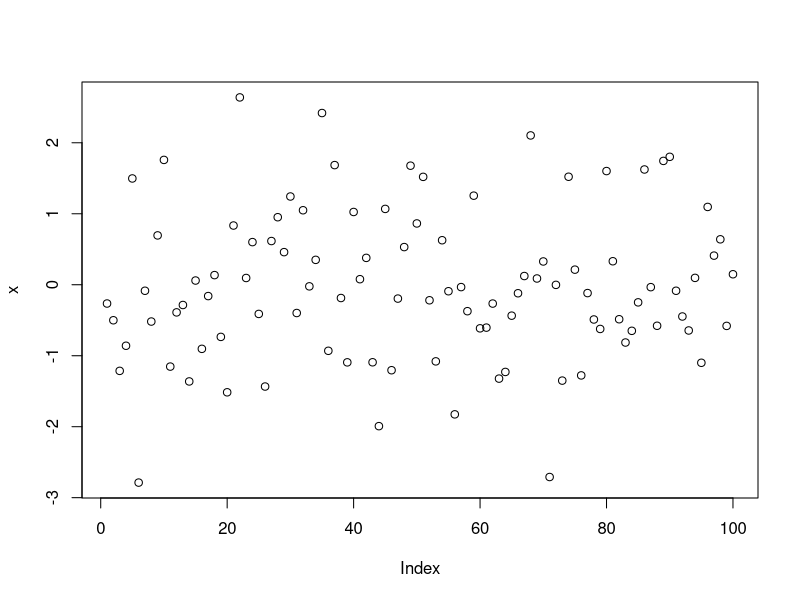

Generate this figure with R: (Note: this script raises an error after producing the figure.)
## ---- chunk 1
10^2 + 26
## ---- chunk 2
a <- 4
a
## ---- chunk 3
a*5
## ---- chunk 4
a
## ---- chunk 5
a <- a + 10
a
## ---- chunk 6
rm(list=ls())
## ---- chunk 7
b=c(3,4,5)
b
## ---- chunk 8
(3+4+5)/3
## ---- chunk 9
mean(x=b)
## ---- chunk 10
mean(b)
## ---- chunk 11
# rnorm() is a base function that creates random samples from a random distribution

x <- rnorm(100)

# plot() is a base function that charts

plot(x)
## ---- chunk 12
j <- c(1,2,NA)
## ---- chunk 13
max(j)

## ---- chunk 14
max(j, na.rm=T)
## ---- chunk 15
sum(j)
# compared to
sum(j, na.rm=T)
## ---- chunk 16
m <- "apples"
m
## ---- chunk 17
n <- pears
## ---- chunk 18
m + 2
## ---- chunk 19
date1 <- strptime(c("20100225230000", "20100226000000", "20100226010000"), format="%Y%m%d%H%M%S")
date1
## ---- chunk 20
# If you don't currently have the lubridate package installed, uncomment the line below and run it

# install.packages("lubridate")

library(lubridate)

date1 <- ymd_hms(c("20100225230000", "20100226000000", "20100226010000"))
## ---- chunk 21
sample_df <- data.frame(id=c(1001,1002,1003,1004), name=c("Steve", "Pam", "Jim", "Dwight"), age=c(26, 65, 15, 7), race=c("White", "Black", "White", "Hispanic"))
sample_df$race <- factor(sample_df$race)
sample_df$id <- factor(sample_df$id)
sample_df$name <- as.character(sample_df$name)
## ---- chunk 22
str(sample_df)
## ---- chunk 23
levels(sample_df$race)
## ---- chunk 24
summary(sample_df$race)
## ---- chunk 25
sample_df$race
as.character(sample_df$race)
## ---- chunk 26
sample_df$name
factor(sample_df$name)
## ---- chunk 27
sample_df$id
as.numeric(sample_df$id)
## ---- chunk 28
sample_df$id
as.numeric(as.character(sample_df$id))
## ---- chunk 29
percent_change <- function(first_number, second_number) {
  pc <- (second_number-first_number)/first_number*100
  return(pc)
}

percent_change(100,150)
## ---- chunk 30
percent_change("what", "happens")
